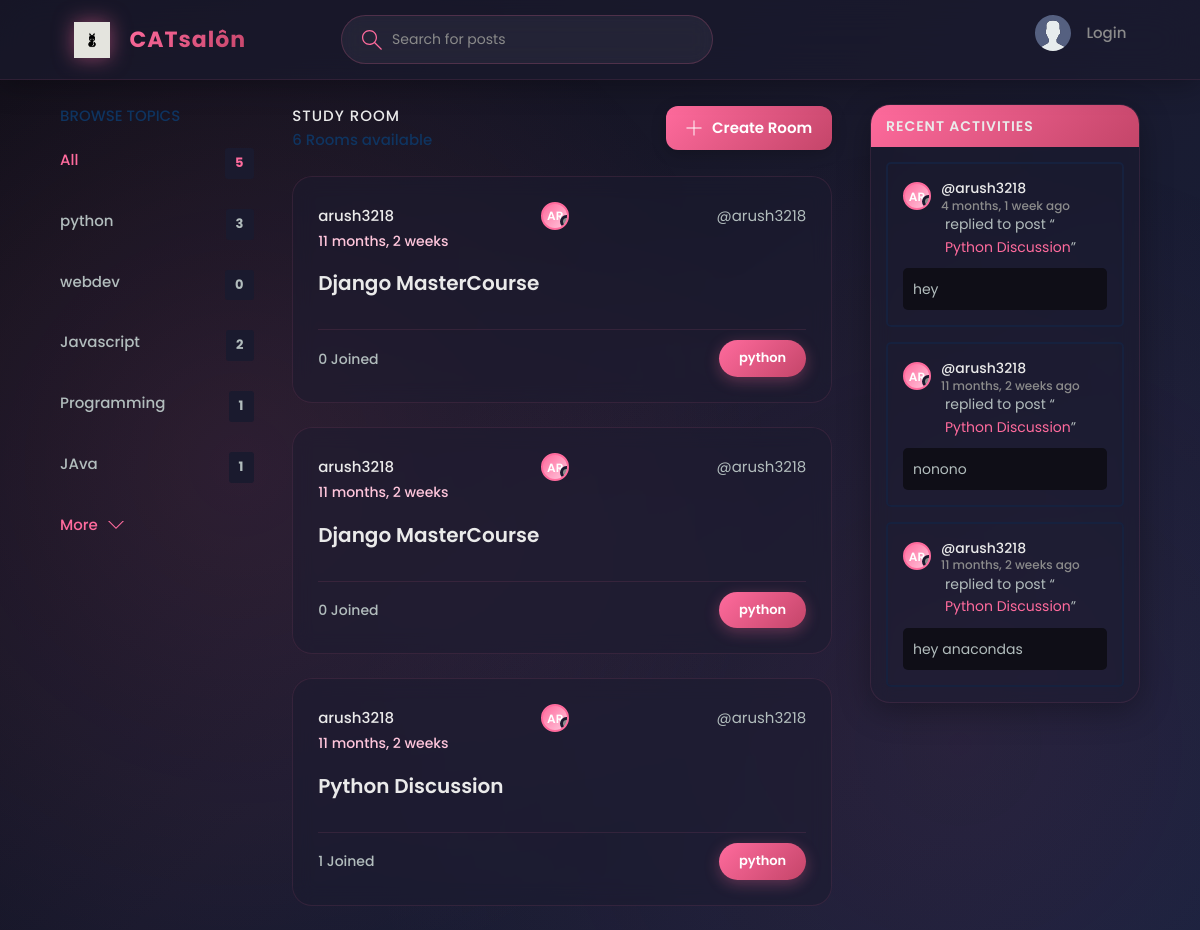
The page /?q=python on the database its author committed.
### base/models.py (models this page shows, shortened)
class Topic(models.Model):
    name = models.CharField(max_length=200)

class Room(models.Model):
    host = models.ForeignKey(User, on_delete=models.SET_NULL, null=True)
    topic = models.ForeignKey(Topic, on_delete=models.SET_NULL, null=True)
    name = models.CharField(max_length=200)
    description = models.TextField(null=True, blank=True)
    participants = models.ManyToManyField(User, related_name='participants', blank=True)
    updated = models.DateTimeField(auto_now =True)
    created = models.DateTimeField(auto_now_add=True)
    class Meta:
        ordering = ['-updated', '-created']
    def __str__(self):
        return self.name

class Message(models.Model):
    user = models.ForeignKey(User, on_delete=models.CASCADE)
    room = models.ForeignKey(Room, on_delete=models.CASCADE)
    body = models.TextField()
    updated = models.DateTimeField(auto_now =True)
    created = models.DateTimeField(auto_now_add=True)

### base/views.py (the view)
# urls.py: path('', views.home, name = 'home'),
def home(request):
    q= request.GET.get('q') if request.GET.get('q') != None else ''
    rooms = Room.objects.filter(Q(topic__name__icontains=q)|
                                Q(name__icontains=q) |
                                Q(description__icontains=q)
                                )
    topics = Topic.objects.all()
    room_count = rooms.count()
    room_messages_raw = Message.objects.filter(Q(room__topic__name__icontains=q))
    room_messages = room_messages_raw.order_by('-created')
    context = {'rooms': rooms, 'topics': topics, 'room_count': room_count, 'room_messages': room_messages}
    return render(request, 'base/home.html',context )

### base/templates/base/home.html (shortened to what this page needs)
{% extends 'main.html'%} {% block content %}
<main class="layout layout--3">
  <div class="container">
    {% include 'base/topics_component.html' %}
    <div class="roomList">
      <div class="roomList__header">
        <div>
          <h2>Study Room</h2>
          <p>6 Rooms available</p>
        </div>
        <a class="btn btn--main" href="create-room">
          <svg
            version="1.1"
            xmlns="http://www.w3.org/2000/svg"
            width="32"
            height="32"
            viewBox="0 0 32 32"
          >
            <title>add</title>
            <path
              d="M16.943 0.943h-1.885v14.115h-14.115v1.885h14.115v14.115h1.885v-14.115h14.115v-1.885h-14.115v-14.115z"
            ></path>
          </svg>
          Create Room
        </a>
      </div>
      {% include 'base/feed_component.html'%}
    </div>
    {% include 'base/activity_component.html'%}
  </div>
</main>
{% endblock %}

### base/templates/base/topics_component.html
<div class="topics">
  <div class="topics__header">
    <h2>Browse Topics</h2>
  </div>
  <ul class="topics__list">
    <li>
      <a href="{% url 'home' %}" class="active"
        >All <span>{{topics.count}}</span></a
      >
    </li>
    <li>{% for topic in topics %}</li>
    <li>
      <a href="{% url 'home' %}?q={{topic.name}}">
        {{ topic.name }}
        <span>{{ topic.room_set.count }}</span>
      </a>
    </li>
    {% endfor %}
  </ul>
  <a class="btn btn--link" href="{% url 'topics' %}">
    More
    <svg
      version="1.1"
      xmlns="http://www.w3.org/2000/svg"
      width="32"
      height="32"
      viewBox="0 0 32 32"
    >
      <title>chevron-down</title>
      <path d="M16 21l-13-13h-3l16 16 16-16h-3l-13 13z"></path>
    </svg>
  </a>
</div>

### base/templates/base/feed_component.html
{% for room in rooms %}
<div class="roomListRoom">
  <div class="roomListRoom__header">
    {% if room.host %}
    <a
      href="{% url 'user_profile' room.host.id %}"
      class="roomListRoom__author"
    >
      {{ room.host.username }}
    </a>
    {% else %}
    <span class="roomListRoom__author">Unknown Host</span>
    {% endif %}
    <div class="avatar avatar--small">
      {{ room.host.username|slice:":2"|upper }}
    </div>
    <span>@{{ room.host.username }}</span>
  </div>
  <div class="roomListRoom__actions">
    <span>{{ room.created|timesince }}</span>
  </div>
  <div class="roomListRoom__content">
    <a href="{% url 'room' room.id %}">{{ room.name }}</a>
  </div>
  <div class="roomListRoom__meta">
    <a href="{% url 'room' room.id %}" class="roomListRoom__joined">
      {{ room.participants.all.count }} Joined
    </a>
    <p class="roomListRoom__topic">{{ room.topic.name }}</p>
  </div>
</div>
{% endfor %}

### base/templates/base/activity_component.html (shortened to what this page needs)
<div class="activities">
  <div class="activities__header">
    <h2>Recent Activities</h2>
  </div>
  {% for message in room_messages %}
  <div class="activities__box">
    <div class="activities__boxHeader roomListRoom__header">
      <a
        href="{% url 'user_profile' message.user.id %}"
        class="roomListRoom__author"
      >
        <div class="avatar avatar--small">
          {{ message.user.username|slice:":2"|upper }}
        </div>
        <p>
          @{{message.user.username}}
          <span>{{message.created|timesince}} ago</span>
        </p>
      </a>
    </div>
    <div class="activities__boxContent">
      <p>
        replied to post “<a href="{% url 'room' message.room.id %}"
          >{{message.room}}</a
        >”
      </p>
      <div class="activities__boxRoomContent">{{message.body}}</div>
    </div>
  </div>
  {% endfor %}
</div>

### rows shown on the page
Topic: name "python", room_set.count "3"
Topic: name "webdev", room_set.count "0"
Topic: name "Javascript", room_set.count "2"
Topic: name "Programming", room_set.count "1"
Topic: name "JAva", room_set.count "1"
Room: host.username "arush3218", host.username "AR", created "11 months, 2 weeks", name "Django MasterCourse", participants.all.count "0", topic.name "python"
Room: host.username "arush3218", host.username "AR", created "11 months, 2 weeks", name "Django MasterCourse", participants.all.count "0", topic.name "python"
Room: host.username "arush3218", host.username "AR", created "11 months, 2 weeks", name "Python Discussion", participants.all.count "1", topic.name "python"
Message: user.username "AR", user.username "arush3218", created "4 months, 1 week", room "Python Discussion", body "hey"
Message: user.username "AR", user.username "arush3218", created "11 months, 2 weeks", room "Python Discussion", body "nonono"
Message: user.username "AR", user.username "arush3218", created "11 months, 2 weeks", room "Python Discussion", body "hey anacondas"

### other values the page prints
{{ topics.count }} "5"
